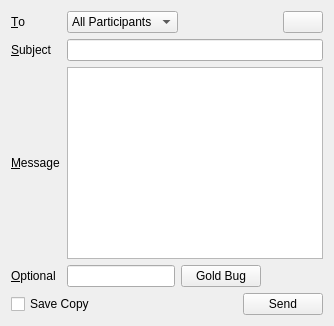
          <widget class="QWidget" name="tab_5">
           <attribute name="icon">
            <iconset resource="../Icons/icons.qrc">
             <normaloff>:/write.png</normaloff>:/write.png</iconset>
           </attribute>
           <attribute name="title">
            <string>&amp;Write</string>
           </attribute>
           <layout class="QVBoxLayout" name="verticalLayout_27">
            <item>
             <layout class="QGridLayout" name="gridLayout_4">
              <item row="5" column="0">
               <widget class="QLabel" name="label_6">
                <property name="text">
                 <string>&amp;Optional</string>
                </property>
                <property name="buddy">
                 <cstring>goldbug</cstring>
                </property>
               </widget>
              </item>
              <item row="1" column="0">
               <widget class="QLabel" name="label_10">
                <property name="sizePolicy">
                 <sizepolicy hsizetype="Fixed" vsizetype="Preferred">
                  <horstretch>0</horstretch>
                  <verstretch>0</verstretch>
                 </sizepolicy>
                </property>
                <property name="minimumSize">
                 <size>
                  <width>50</width>
                  <height>0</height>
                 </size>
                </property>
                <property name="text">
                 <string>&amp;To</string>
                </property>
                <property name="buddy">
                 <cstring>participantsCombo</cstring>
                </property>
               </widget>
              </item>
              <item row="1" column="1">
               <layout class="QHBoxLayout" name="horizontalLayout_33">
                <item>
                 <widget class="QComboBox" name="participantsCombo">
                  <item>
                   <property name="text">
                    <string>All Participants</string>
                   </property>
                   <property name="icon">
                    <iconset resource="../Icons/icons.qrc">
                     <normaloff>:/heart.png</normaloff>:/heart.png</iconset>
                   </property>
                  </item>
                 </widget>
                </item>
                <item>
                 <spacer name="horizontalSpacer_28">
                  <property name="orientation">
                   <enum>Qt::Horizontal</enum>
                  </property>
                  <property name="sizeHint" stdset="0">
                   <size>
                    <width>40</width>
                    <height>20</height>
                   </size>
                  </property>
                 </spacer>
                </item>
                <item>
                 <widget class="QPushButton" name="pushButtonClearMail">
                  <property name="sizePolicy">
                   <sizepolicy hsizetype="Preferred" vsizetype="Preferred">
                    <horstretch>0</horstretch>
                    <verstretch>0</verstretch>
                   </sizepolicy>
                  </property>
                  <property name="minimumSize">
                   <size>
                    <width>0</width>
                    <height>0</height>
                   </size>
                  </property>
                  <property name="toolTip">
                   <string>Clear the contents of the current view.</string>
                  </property>
                  <property name="text">
                   <string/>
                  </property>
                  <property name="icon">
                   <iconset resource="../Icons/icons.qrc">
                    <normaloff>:/clear.png</normaloff>:/clear.png</iconset>
                  </property>
                 </widget>
                </item>
               </layout>
              </item>
              <item row="2" column="0">
               <widget class="QLabel" name="label_25">
                <property name="sizePolicy">
                 <sizepolicy hsizetype="Fixed" vsizetype="Preferred">
                  <horstretch>0</horstretch>
                  <verstretch>0</verstretch>
                 </sizepolicy>
                </property>
                <property name="minimumSize">
                 <size>
                  <width>0</width>
                  <height>15</height>
                 </size>
                </property>
                <property name="text">
                 <string>&amp;Subject</string>
                </property>
                <property name="buddy">
                 <cstring>outgoingSubject</cstring>
                </property>
               </widget>
              </item>
              <item row="2" column="1">
               <widget class="QLineEdit" name="outgoingSubject"/>
              </item>
              <item row="4" column="0">
               <widget class="QLabel" name="label_26">
                <property name="sizePolicy">
                 <sizepolicy hsizetype="Fixed" vsizetype="Preferred">
                  <horstretch>0</horstretch>
                  <verstretch>0</verstretch>
                 </sizepolicy>
                </property>
                <property name="minimumSize">
                 <size>
                  <width>0</width>
                  <height>0</height>
                 </size>
                </property>
                <property name="text">
                 <string>&amp;Message</string>
                </property>
                <property name="buddy">
                 <cstring>outgoingMessage</cstring>
                </property>
               </widget>
              </item>
              <item row="4" column="1">
               <widget class="QTextEdit" name="outgoingMessage">
                <property name="tabChangesFocus">
                 <bool>true</bool>
                </property>
               </widget>
              </item>
              <item row="5" column="1">
               <layout class="QHBoxLayout" name="horizontalLayout_31">
                <item>
                 <widget class="QLineEdit" name="goldbug"/>
                </item>
                <item>
                 <widget class="QPushButton" name="generateGoldBug">
                  <property name="toolTip">
                   <string>Bundle the e-mail with an additional layer of encryption. Do remember to notify all recipients of the key.</string>
                  </property>
                  <property name="text">
                   <string>Gold Bug</string>
                  </property>
                  <property name="icon">
                   <iconset resource="../Icons/icons.qrc">
                    <normaloff>:/lock.png</normaloff>:/lock.png</iconset>
                  </property>
                 </widget>
                </item>
                <item>
                 <spacer name="horizontalSpacer_33">
                  <property name="orientation">
                   <enum>Qt::Horizontal</enum>
                  </property>
                  <property name="sizeHint" stdset="0">
                   <size>
                    <width>40</width>
                    <height>20</height>
                   </size>
                  </property>
                 </spacer>
                </item>
               </layout>
              </item>
             </layout>
            </item>
            <item>
             <layout class="QHBoxLayout" name="horizontalLayout_29">
              <item>
               <widget class="QCheckBox" name="saveCopy">
                <property name="text">
                 <string>Save Copy</string>
                </property>
               </widget>
              </item>
              <item>
               <spacer name="horizontalSpacer_27">
                <property name="orientation">
                 <enum>Qt::Horizontal</enum>
                </property>
                <property name="sizeHint" stdset="0">
                 <size>
                  <width>40</width>
                  <height>20</height>
                 </size>
                </property>
               </spacer>
              </item>
              <item>
               <widget class="QPushButton" name="sendMail">
                <property name="text">
                 <string>Send</string>
                </property>
                <property name="icon">
                 <iconset resource="../Icons/icons.qrc">
                  <normaloff>:/write.png</normaloff>:/write.png</iconset>
                </property>
               </widget>
              </item>
             </layout>
            </item>
           </layout>
          </widget>
